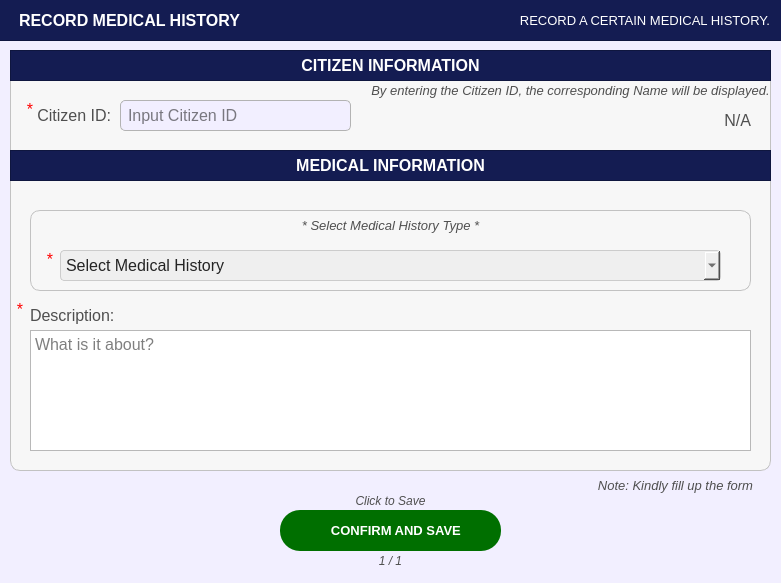
<?xml version="1.0" encoding="UTF-8"?>
<ui version="4.0">
 <class>PopUp_citizenprofileFilterOptions</class>
 <widget class="QDialog" name="PopUp_citizenprofileFilterOptions">
  <property name="geometry">
   <rect>
    <x>0</x>
    <y>0</y>
    <width>781</width>
    <height>583</height>
   </rect>
  </property>
  <property name="sizePolicy">
   <sizepolicy hsizetype="Fixed" vsizetype="Fixed">
    <horstretch>0</horstretch>
    <verstretch>0</verstretch>
   </sizepolicy>
  </property>
  <property name="palette">
   <palette>
    <active>
     <colorrole role="WindowText">
      <brush brushstyle="SolidPattern">
       <color alpha="255">
        <red>255</red>
        <green>255</green>
        <blue>255</blue>
       </color>
      </brush>
     </colorrole>
     <colorrole role="Button">
      <brush brushstyle="SolidPattern">
       <color alpha="255">
        <red>242</red>
        <green>239</green>
        <blue>255</blue>
       </color>
      </brush>
     </colorrole>
     <colorrole role="Light">
      <brush brushstyle="SolidPattern">
       <color alpha="255">
        <red>88</red>
        <green>86</green>
        <blue>150</blue>
       </color>
      </brush>
     </colorrole>
     <colorrole role="Midlight">
      <brush brushstyle="SolidPattern">
       <color alpha="255">
        <red>73</red>
        <green>71</green>
        <blue>125</blue>
       </color>
      </brush>
     </colorrole>
     <colorrole role="Dark">
      <brush brushstyle="SolidPattern">
       <color alpha="255">
        <red>29</red>
        <green>29</green>
        <blue>50</blue>
       </color>
      </brush>
     </colorrole>
     <colorrole role="Mid">
      <brush brushstyle="SolidPattern">
       <color alpha="255">
        <red>39</red>
        <green>38</green>
        <blue>67</blue>
       </color>
      </brush>
     </colorrole>
     <colorrole role="Text">
      <brush brushstyle="SolidPattern">
       <color alpha="255">
        <red>255</red>
        <green>255</green>
        <blue>255</blue>
       </color>
      </brush>
     </colorrole>
     <colorrole role="BrightText">
      <brush brushstyle="SolidPattern">
       <color alpha="255">
        <red>255</red>
        <green>255</green>
        <blue>255</blue>
       </color>
      </brush>
     </colorrole>
     <colorrole role="ButtonText">
      <brush brushstyle="SolidPattern">
       <color alpha="255">
        <red>255</red>
        <green>255</green>
        <blue>255</blue>
       </color>
      </brush>
     </colorrole>
     <colorrole role="Base">
      <brush brushstyle="SolidPattern">
       <color alpha="255">
        <red>242</red>
        <green>239</green>
        <blue>255</blue>
       </color>
      </brush>
     </colorrole>
     <colorrole role="Window">
      <brush brushstyle="SolidPattern">
       <color alpha="255">
        <red>242</red>
        <green>239</green>
        <blue>255</blue>
       </color>
      </brush>
     </colorrole>
     <colorrole role="Shadow">
      <brush brushstyle="SolidPattern">
       <color alpha="255">
        <red>16</red>
        <green>36</green>
        <blue>7</blue>
       </color>
      </brush>
     </colorrole>
     <colorrole role="AlternateBase">
      <brush brushstyle="SolidPattern">
       <color alpha="255">
        <red>29</red>
        <green>28</green>
        <blue>50</blue>
       </color>
      </brush>
     </colorrole>
     <colorrole role="ToolTipBase">
      <brush brushstyle="SolidPattern">
       <color alpha="255">
        <red>255</red>
        <green>255</green>
        <blue>220</blue>
       </color>
      </brush>
     </colorrole>
     <colorrole role="ToolTipText">
      <brush brushstyle="SolidPattern">
       <color alpha="255">
        <red>52</red>
        <green>138</green>
        <blue>46</blue>
       </color>
      </brush>
     </colorrole>
     <colorrole role="PlaceholderText">
      <brush brushstyle="SolidPattern">
       <color alpha="127">
        <red>255</red>
        <green>255</green>
        <blue>255</blue>
       </color>
      </brush>
     </colorrole>
     <colorrole role="Accent">
      <brush brushstyle="SolidPattern">
       <color alpha="255">
        <red>0</red>
        <green>255</green>
        <blue>0</blue>
       </color>
      </brush>
     </colorrole>
    </active>
    <inactive>
     <colorrole role="WindowText">
      <brush brushstyle="SolidPattern">
       <color alpha="255">
        <red>255</red>
        <green>255</green>
        <blue>255</blue>
       </color>
      </brush>
     </colorrole>
     <colorrole role="Button">
      <brush brushstyle="SolidPattern">
       <color alpha="255">
        <red>242</red>
        <green>239</green>
        <blue>255</blue>
       </color>
      </brush>
     </colorrole>
     <colorrole role="Light">
      <brush brushstyle="SolidPattern">
       <color alpha="255">
        <red>88</red>
        <green>86</green>
        <blue>150</blue>
       </color>
      </brush>
     </colorrole>
     <colorrole role="Midlight">
      <brush brushstyle="SolidPattern">
       <color alpha="255">
        <red>73</red>
        <green>71</green>
        <blue>125</blue>
       </color>
      </brush>
     </colorrole>
     <colorrole role="Dark">
      <brush brushstyle="SolidPattern">
       <color alpha="255">
        <red>29</red>
        <green>29</green>
        <blue>50</blue>
       </color>
      </brush>
     </colorrole>
     <colorrole role="Mid">
      <brush brushstyle="SolidPattern">
       <color alpha="255">
        <red>39</red>
        <green>38</green>
        <blue>67</blue>
       </color>
      </brush>
     </colorrole>
     <colorrole role="Text">
      <brush brushstyle="SolidPattern">
       <color alpha="255">
        <red>255</red>
        <green>255</green>
        <blue>255</blue>
       </color>
      </brush>
     </colorrole>
     <colorrole role="BrightText">
      <brush brushstyle="SolidPattern">
       <color alpha="255">
        <red>255</red>
        <green>255</green>
        <blue>255</blue>
       </color>
      </brush>
     </colorrole>
     <colorrole role="ButtonText">
      <brush brushstyle="SolidPattern">
       <color alpha="255">
        <red>255</red>
        <green>255</green>
        <blue>255</blue>
       </color>
      </brush>
     </colorrole>
     <colorrole role="Base">
      <brush brushstyle="SolidPattern">
       <color alpha="255">
        <red>242</red>
        <green>239</green>
        <blue>255</blue>
       </color>
      </brush>
     </colorrole>
     <colorrole role="Window">
      <brush brushstyle="SolidPattern">
       <color alpha="255">
        <red>242</red>
        <green>239</green>
        <blue>255</blue>
       </color>
      </brush>
     </colorrole>
     <colorrole role="Shadow">
      <brush brushstyle="SolidPattern">
       <color alpha="255">
        <red>16</red>
        <green>36</green>
        <blue>7</blue>
       </color>
      </brush>
     </colorrole>
     <colorrole role="AlternateBase">
      <brush brushstyle="SolidPattern">
       <color alpha="255">
        <red>29</red>
        <green>28</green>
        <blue>50</blue>
       </color>
      </brush>
     </colorrole>
     <colorrole role="ToolTipBase">
      <brush brushstyle="SolidPattern">
       <color alpha="255">
        <red>255</red>
        <green>255</green>
        <blue>220</blue>
       </color>
      </brush>
     </colorrole>
     <colorrole role="ToolTipText">
      <brush brushstyle="SolidPattern">
       <color alpha="255">
        <red>52</red>
        <green>138</green>
        <blue>46</blue>
       </color>
      </brush>
     </colorrole>
     <colorrole role="PlaceholderText">
      <brush brushstyle="SolidPattern">
       <color alpha="127">
        <red>255</red>
        <green>255</green>
        <blue>255</blue>
       </color>
      </brush>
     </colorrole>
     <colorrole role="Accent">
      <brush brushstyle="SolidPattern">
       <color alpha="255">
        <red>0</red>
        <green>255</green>
        <blue>0</blue>
       </color>
      </brush>
     </colorrole>
    </inactive>
    <disabled>
     <colorrole role="WindowText">
      <brush brushstyle="SolidPattern">
       <color alpha="255">
        <red>29</red>
        <green>29</green>
        <blue>50</blue>
       </color>
      </brush>
     </colorrole>
     <colorrole role="Button">
      <brush brushstyle="SolidPattern">
       <color alpha="255">
        <red>242</red>
        <green>239</green>
        <blue>255</blue>
       </color>
      </brush>
     </colorrole>
     <colorrole role="Light">
      <brush brushstyle="SolidPattern">
       <color alpha="255">
        <red>88</red>
        <green>86</green>
        <blue>150</blue>
       </color>
      </brush>
     </colorrole>
     <colorrole role="Midlight">
      <brush brushstyle="SolidPattern">
       <color alpha="255">
        <red>73</red>
        <green>71</green>
        <blue>125</blue>
       </color>
      </brush>
     </colorrole>
     <colorrole role="Dark">
      <brush brushstyle="SolidPattern">
       <color alpha="255">
        <red>29</red>
        <green>29</green>
        <blue>50</blue>
       </color>
      </brush>
     </colorrole>
     <colorrole role="Mid">
      <brush brushstyle="SolidPattern">
       <color alpha="255">
        <red>39</red>
        <green>38</green>
        <blue>67</blue>
       </color>
      </brush>
     </colorrole>
     <colorrole role="Text">
      <brush brushstyle="SolidPattern">
       <color alpha="255">
        <red>29</red>
        <green>29</green>
        <blue>50</blue>
       </color>
      </brush>
     </colorrole>
     <colorrole role="BrightText">
      <brush brushstyle="SolidPattern">
       <color alpha="255">
        <red>255</red>
        <green>255</green>
        <blue>255</blue>
       </color>
      </brush>
     </colorrole>
     <colorrole role="ButtonText">
      <brush brushstyle="SolidPattern">
       <color alpha="255">
        <red>29</red>
        <green>29</green>
        <blue>50</blue>
       </color>
      </brush>
     </colorrole>
     <colorrole role="Base">
      <brush brushstyle="SolidPattern">
       <color alpha="255">
        <red>242</red>
        <green>239</green>
        <blue>255</blue>
       </color>
      </brush>
     </colorrole>
     <colorrole role="Window">
      <brush brushstyle="SolidPattern">
       <color alpha="255">
        <red>242</red>
        <green>239</green>
        <blue>255</blue>
       </color>
      </brush>
     </colorrole>
     <colorrole role="Shadow">
      <brush brushstyle="SolidPattern">
       <color alpha="255">
        <red>16</red>
        <green>36</green>
        <blue>7</blue>
       </color>
      </brush>
     </colorrole>
     <colorrole role="AlternateBase">
      <brush brushstyle="SolidPattern">
       <color alpha="255">
        <red>59</red>
        <green>57</green>
        <blue>100</blue>
       </color>
      </brush>
     </colorrole>
     <colorrole role="ToolTipBase">
      <brush brushstyle="SolidPattern">
       <color alpha="255">
        <red>255</red>
        <green>255</green>
        <blue>220</blue>
       </color>
      </brush>
     </colorrole>
     <colorrole role="ToolTipText">
      <brush brushstyle="SolidPattern">
       <color alpha="255">
        <red>52</red>
        <green>138</green>
        <blue>46</blue>
       </color>
      </brush>
     </colorrole>
     <colorrole role="PlaceholderText">
      <brush brushstyle="SolidPattern">
       <color alpha="127">
        <red>29</red>
        <green>29</green>
        <blue>50</blue>
       </color>
      </brush>
     </colorrole>
     <colorrole role="Accent">
      <brush brushstyle="SolidPattern">
       <color alpha="255">
        <red>0</red>
        <green>255</green>
        <blue>0</blue>
       </color>
      </brush>
     </colorrole>
    </disabled>
   </palette>
  </property>
  <property name="cursor">
   <cursorShape>PointingHandCursor</cursorShape>
  </property>
  <property name="windowTitle">
   <string>Dialog</string>
  </property>
  <property name="styleSheet">
   <string notr="true">#PopUp_citizenprofileFilterOptions{
	background-color: #f2efff;
}</string>
  </property>
  <widget class="QFrame" name="basePopUpBodyFrame">
   <property name="geometry">
    <rect>
     <x>10</x>
     <y>50</y>
     <width>761</width>
     <height>421</height>
    </rect>
   </property>
   <property name="styleSheet">
    <string notr="true">#basePopUpBodyFrame {
	background-color: rgb(247, 247, 247);
	border: 1px solid rgb(194, 194, 194);
	border-radius: 10px;
}</string>
   </property>
   <property name="frameShape">
    <enum>QFrame::Shape::StyledPanel</enum>
   </property>
   <property name="frameShadow">
    <enum>QFrame::Shadow::Raised</enum>
   </property>
   <widget class="QFrame" name="basePopUpTitleFrame_3">
    <property name="geometry">
     <rect>
      <x>0</x>
      <y>100</y>
      <width>761</width>
      <height>31</height>
     </rect>
    </property>
    <property name="styleSheet">
     <string notr="true">#basePopUpTitleFrame_3 {
	background-color: #141c52;
}</string>
    </property>
    <property name="frameShape">
     <enum>QFrame::Shape::StyledPanel</enum>
    </property>
    <property name="frameShadow">
     <enum>QFrame::Shadow::Raised</enum>
    </property>
    <widget class="QLabel" name="label_title_3">
     <property name="geometry">
      <rect>
       <x>0</x>
       <y>0</y>
       <width>761</width>
       <height>31</height>
      </rect>
     </property>
     <property name="font">
      <font>
       <family>Arial</family>
       <pointsize>12</pointsize>
       <bold>true</bold>
      </font>
     </property>
     <property name="styleSheet">
      <string notr="true">#label_title_3{
	background-color:transparent;
	color: rgb(255, 255, 255);
}</string>
     </property>
     <property name="text">
      <string>MEDICAL INFORMATION</string>
     </property>
     <property name="alignment">
      <set>Qt::AlignmentFlag::AlignCenter</set>
     </property>
    </widget>
   </widget>
   <widget class="QLineEdit" name="record_citizenIDANDsearch">
    <property name="geometry">
     <rect>
      <x>110</x>
      <y>50</y>
      <width>231</width>
      <height>31</height>
     </rect>
    </property>
    <property name="font">
     <font>
      <family>Arial</family>
      <pointsize>12</pointsize>
     </font>
    </property>
    <property name="styleSheet">
     <string notr="true">#record_citizenIDANDsearch{
	border: 1px solid #b3b3b3;  /* Black border */
    border-radius: 5px;        /* Rounded corners */
    padding: 5px;               /* Inner spacing */
    background-color: #f2efff;  /* Gray background */
    color: #000000; 
}

</string>
    </property>
    <property name="text">
     <string/>
    </property>
    <property name="maxLength">
     <number>50</number>
    </property>
    <property name="placeholderText">
     <string>Input Citizen ID</string>
    </property>
   </widget>
   <widget class="QLabel" name="record_labelcitizenhistory_description">
    <property name="geometry">
     <rect>
      <x>20</x>
      <y>250</y>
      <width>121</width>
      <height>31</height>
     </rect>
    </property>
    <property name="font">
     <font>
      <family>Arial</family>
      <pointsize>12</pointsize>
     </font>
    </property>
    <property name="styleSheet">
     <string notr="true">#record_labelcitizenhistory_description{
	background-color:transparent;
	color:#4f4f4f;
}</string>
    </property>
    <property name="text">
     <string>Description:</string>
    </property>
    <property name="alignment">
     <set>Qt::AlignmentFlag::AlignLeading|Qt::AlignmentFlag::AlignLeft|Qt::AlignmentFlag::AlignVCenter</set>
    </property>
   </widget>
   <widget class="QLabel" name="register_labelBusinessOwnerName">
    <property name="geometry">
     <rect>
      <x>10</x>
      <y>50</y>
      <width>91</width>
      <height>31</height>
     </rect>
    </property>
    <property name="font">
     <font>
      <family>Arial</family>
      <pointsize>12</pointsize>
     </font>
    </property>
    <property name="styleSheet">
     <string notr="true">#register_labelBusinessOwnerName{
	background-color:transparent;
	color:#4f4f4f;
}</string>
    </property>
    <property name="text">
     <string>Citizen ID:</string>
    </property>
    <property name="alignment">
     <set>Qt::AlignmentFlag::AlignRight|Qt::AlignmentFlag::AlignTrailing|Qt::AlignmentFlag::AlignVCenter</set>
    </property>
   </widget>
   <widget class="QLabel" name="display_citizenFullName">
    <property name="geometry">
     <rect>
      <x>380</x>
      <y>50</y>
      <width>361</width>
      <height>41</height>
     </rect>
    </property>
    <property name="font">
     <font>
      <family>Arial</family>
      <pointsize>12</pointsize>
     </font>
    </property>
    <property name="styleSheet">
     <string notr="true">#display_citizenFullName{
	background-color:transparent;
	color:#4f4f4f;
}</string>
    </property>
    <property name="text">
     <string>N/A</string>
    </property>
    <property name="alignment">
     <set>Qt::AlignmentFlag::AlignRight|Qt::AlignmentFlag::AlignTrailing|Qt::AlignmentFlag::AlignVCenter</set>
    </property>
   </widget>
   <widget class="QFrame" name="basePopUpTitleFrame_4">
    <property name="geometry">
     <rect>
      <x>0</x>
      <y>0</y>
      <width>761</width>
      <height>31</height>
     </rect>
    </property>
    <property name="styleSheet">
     <string notr="true">#basePopUpTitleFrame_4 {
	background-color: #141c52;
}</string>
    </property>
    <property name="frameShape">
     <enum>QFrame::Shape::StyledPanel</enum>
    </property>
    <property name="frameShadow">
     <enum>QFrame::Shadow::Raised</enum>
    </property>
    <widget class="QLabel" name="label_title_4">
     <property name="geometry">
      <rect>
       <x>0</x>
       <y>0</y>
       <width>761</width>
       <height>31</height>
      </rect>
     </property>
     <property name="font">
      <font>
       <family>Arial</family>
       <pointsize>12</pointsize>
       <bold>true</bold>
      </font>
     </property>
     <property name="styleSheet">
      <string notr="true">#label_title_4{
	background-color:transparent;
	color: rgb(255, 255, 255);
}</string>
     </property>
     <property name="text">
      <string>CITIZEN INFORMATION</string>
     </property>
     <property name="alignment">
      <set>Qt::AlignmentFlag::AlignCenter</set>
     </property>
    </widget>
   </widget>
   <widget class="QPlainTextEdit" name="record_medicalhistory_description">
    <property name="geometry">
     <rect>
      <x>20</x>
      <y>280</y>
      <width>721</width>
      <height>121</height>
     </rect>
    </property>
    <property name="font">
     <font>
      <family>Arial</family>
      <pointsize>12</pointsize>
     </font>
    </property>
    <property name="styleSheet">
     <string notr="true">#record_citizenhistory_description{
	border: 1px solid #b3b3b3;  /* Black border */
    border-radius: 5px;        /* Rounded corners */
    padding: 5px;               /* Inner spacing */
    background-color: #f2efff;  /* Gray background */
    color: #000000; 
}

</string>
    </property>
    <property name="placeholderText">
     <string>What is it about?</string>
    </property>
   </widget>
   <widget class="QFrame" name="basePopUpBodyFrame_6">
    <property name="geometry">
     <rect>
      <x>20</x>
      <y>160</y>
      <width>721</width>
      <height>81</height>
     </rect>
    </property>
    <property name="styleSheet">
     <string notr="true">#basePopUpBodyFrame_6 {
	background-color: rgb(247, 247, 247);
	border: 1px solid rgb(194, 194, 194);
	border-radius: 10px;
}</string>
    </property>
    <property name="frameShape">
     <enum>QFrame::Shape::StyledPanel</enum>
    </property>
    <property name="frameShadow">
     <enum>QFrame::Shadow::Raised</enum>
    </property>
    <widget class="QLabel" name="labelNote_5">
     <property name="geometry">
      <rect>
       <x>0</x>
       <y>0</y>
       <width>721</width>
       <height>31</height>
      </rect>
     </property>
     <property name="font">
      <font>
       <family>Arial</family>
       <pointsize>10</pointsize>
       <italic>true</italic>
       <bold>false</bold>
      </font>
     </property>
     <property name="styleSheet">
      <string notr="true">#labelNote_5 {
	background-color: transparent;
	color: #4f4f4f;
}
</string>
     </property>
     <property name="text">
      <string>* Select Medical History Type *</string>
     </property>
     <property name="alignment">
      <set>Qt::AlignmentFlag::AlignCenter</set>
     </property>
    </widget>
    <widget class="QComboBox" name="register_citizen_comboBox_MedicalHistoryOption">
     <property name="geometry">
      <rect>
       <x>30</x>
       <y>40</y>
       <width>661</width>
       <height>31</height>
      </rect>
     </property>
     <property name="font">
      <font>
       <family>Arial</family>
       <pointsize>12</pointsize>
      </font>
     </property>
     <property name="styleSheet">
      <string notr="true">#register_citizen_comboBox_MedicalHistoryOption{
	background-color: rgb(239, 239, 239); /* Correct property name */
    color: #242424; /* Set text color to black for better contrast */
    border: 1px solid #ccc; /* Optional: Add a light border */
    padding: 5px; /* Optional: Add some padding */
    border-radius: 4px; /* Optional: Rounded corners */
}</string>
     </property>
     <property name="placeholderText">
      <string>Select Medical History</string>
     </property>
     <property name="duplicatesEnabled">
      <bool>false</bool>
     </property>
     <item>
      <property name="text">
       <string>None</string>
      </property>
     </item>
     <item>
      <property name="text">
       <string>Alzheimer’s</string>
      </property>
     </item>
     <item>
      <property name="text">
       <string>Asthma</string>
      </property>
     </item>
     <item>
      <property name="text">
       <string>Anemia</string>
      </property>
     </item>
     <item>
      <property name="text">
       <string>Autism Spectrum Disorder (ASD)</string>
      </property>
     </item>
     <item>
      <property name="text">
       <string>Breast Cancer</string>
      </property>
     </item>
     <item>
      <property name="text">
       <string>Colon Cancer</string>
      </property>
     </item>
     <item>
      <property name="text">
       <string>Diabetes</string>
      </property>
     </item>
     <item>
      <property name="text">
       <string>Down Syndrome</string>
      </property>
     </item>
     <item>
      <property name="text">
       <string>Hypertension (High Blood Pressure)</string>
      </property>
     </item>
     <item>
      <property name="text">
       <string>Hypotension (Low Blood Pressure)</string>
      </property>
     </item>
     <item>
      <property name="text">
       <string>Heart Disease</string>
      </property>
     </item>
     <item>
      <property name="text">
       <string>Hepatitis (A, B, or C)</string>
      </property>
     </item>
     <item>
      <property name="text">
       <string>Infertility</string>
      </property>
     </item>
     <item>
      <property name="text">
       <string>Kidney Disease</string>
      </property>
     </item>
     <item>
      <property name="text">
       <string>Leukemia</string>
      </property>
     </item>
     <item>
      <property name="text">
       <string>Migraines or Chronic Headaches</string>
      </property>
     </item>
     <item>
      <property name="text">
       <string>Malnutrition</string>
      </property>
     </item>
     <item>
      <property name="text">
       <string>Post-Traumatic Stress Disorder</string>
      </property>
     </item>
     <item>
      <property name="text">
       <string>Prostate Cancer</string>
      </property>
     </item>
     <item>
      <property name="text">
       <string>Tuberculosis</string>
      </property>
     </item>
     <item>
      <property name="text">
       <string>Ulcers (Stomach or Intestinal)</string>
      </property>
     </item>
     <item>
      <property name="text">
       <string>Schizophrenia</string>
      </property>
     </item>
     <item>
      <property name="text">
       <string>Stroke</string>
      </property>
     </item>
     <item>
      <property name="text">
       <string>Surgery</string>
      </property>
     </item>
     <item>
      <property name="text">
       <string>Urinary Tract Infections (UTIs)</string>
      </property>
     </item>
     <item>
      <property name="text">
       <string>Others</string>
      </property>
     </item>
    </widget>
    <widget class="QLabel" name="label_req_4">
     <property name="geometry">
      <rect>
       <x>10</x>
       <y>40</y>
       <width>20</width>
       <height>31</height>
      </rect>
     </property>
     <property name="font">
      <font>
       <family>Arial</family>
       <pointsize>12</pointsize>
       <bold>false</bold>
      </font>
     </property>
     <property name="styleSheet">
      <string notr="true">#label_req_4 {
	background-color: transparent;
	color: red;
}
</string>
     </property>
     <property name="text">
      <string>*</string>
     </property>
     <property name="alignment">
      <set>Qt::AlignmentFlag::AlignHCenter|Qt::AlignmentFlag::AlignTop</set>
     </property>
    </widget>
   </widget>
   <widget class="QLabel" name="labelNote_2">
    <property name="geometry">
     <rect>
      <x>360</x>
      <y>30</y>
      <width>401</width>
      <height>21</height>
     </rect>
    </property>
    <property name="font">
     <font>
      <family>Arial</family>
      <pointsize>10</pointsize>
      <italic>true</italic>
      <bold>false</bold>
     </font>
    </property>
    <property name="styleSheet">
     <string notr="true">#labelNote_2 {
	background-color: transparent;
	color: #4f4f4f;
}
</string>
    </property>
    <property name="text">
     <string>By entering the Citizen ID, the corresponding Name will be displayed.</string>
    </property>
    <property name="alignment">
     <set>Qt::AlignmentFlag::AlignCenter</set>
    </property>
   </widget>
   <widget class="QLabel" name="label_req_3">
    <property name="geometry">
     <rect>
      <x>10</x>
      <y>50</y>
      <width>20</width>
      <height>31</height>
     </rect>
    </property>
    <property name="font">
     <font>
      <family>Arial</family>
      <pointsize>12</pointsize>
      <bold>false</bold>
     </font>
    </property>
    <property name="styleSheet">
     <string notr="true">#label_req_3 {
	background-color: transparent;
	color: red;
}
</string>
    </property>
    <property name="text">
     <string>*</string>
    </property>
    <property name="alignment">
     <set>Qt::AlignmentFlag::AlignHCenter|Qt::AlignmentFlag::AlignTop</set>
    </property>
   </widget>
   <widget class="QLabel" name="label_req_5">
    <property name="geometry">
     <rect>
      <x>0</x>
      <y>250</y>
      <width>20</width>
      <height>31</height>
     </rect>
    </property>
    <property name="font">
     <font>
      <family>Arial</family>
      <pointsize>12</pointsize>
      <bold>false</bold>
     </font>
    </property>
    <property name="styleSheet">
     <string notr="true">#label_req_5 {
	background-color: transparent;
	color: red;
}
</string>
    </property>
    <property name="text">
     <string>*</string>
    </property>
    <property name="alignment">
     <set>Qt::AlignmentFlag::AlignHCenter|Qt::AlignmentFlag::AlignTop</set>
    </property>
   </widget>
  </widget>
  <widget class="QFrame" name="basePopUpTitleFrame">
   <property name="geometry">
    <rect>
     <x>-1</x>
     <y>-10</y>
     <width>791</width>
     <height>51</height>
    </rect>
   </property>
   <property name="styleSheet">
    <string notr="true">#basePopUpTitleFrame {
	background-color: #141c52;
}</string>
   </property>
   <property name="frameShape">
    <enum>QFrame::Shape::StyledPanel</enum>
   </property>
   <property name="frameShadow">
    <enum>QFrame::Shadow::Raised</enum>
   </property>
   <widget class="QLabel" name="label_titleFilterOptions">
    <property name="geometry">
     <rect>
      <x>20</x>
      <y>10</y>
      <width>251</width>
      <height>41</height>
     </rect>
    </property>
    <property name="font">
     <font>
      <family>Arial</family>
      <pointsize>12</pointsize>
      <bold>true</bold>
     </font>
    </property>
    <property name="styleSheet">
     <string notr="true">#label_titleFilterOptions {
	background-color: transparent;
	color: #FFFFFF;
}
</string>
    </property>
    <property name="text">
     <string>RECORD MEDICAL HISTORY</string>
    </property>
    <property name="alignment">
     <set>Qt::AlignmentFlag::AlignLeading|Qt::AlignmentFlag::AlignLeft|Qt::AlignmentFlag::AlignVCenter</set>
    </property>
   </widget>
   <widget class="QLabel" name="filteroptions_label">
    <property name="geometry">
     <rect>
      <x>420</x>
      <y>10</y>
      <width>351</width>
      <height>41</height>
     </rect>
    </property>
    <property name="font">
     <font>
      <family>Arial</family>
      <pointsize>10</pointsize>
      <bold>false</bold>
     </font>
    </property>
    <property name="styleSheet">
     <string notr="true">#filteroptions_label {
	background-color: transparent;
	color: #FFFFFF;
}
</string>
    </property>
    <property name="text">
     <string>RECORD A CERTAIN MEDICAL HISTORY.</string>
    </property>
    <property name="alignment">
     <set>Qt::AlignmentFlag::AlignRight|Qt::AlignmentFlag::AlignTrailing|Qt::AlignmentFlag::AlignVCenter</set>
    </property>
   </widget>
  </widget>
  <widget class="QLabel" name="progress">
   <property name="geometry">
    <rect>
     <x>280</x>
     <y>550</y>
     <width>221</width>
     <height>21</height>
    </rect>
   </property>
   <property name="font">
    <font>
     <family>Arial</family>
     <pointsize>9</pointsize>
     <italic>true</italic>
     <bold>false</bold>
    </font>
   </property>
   <property name="styleSheet">
    <string notr="true">#progress {
	background-color: transparent;
	color: #4f4f4f;
}
</string>
   </property>
   <property name="text">
    <string>1 / 1</string>
   </property>
   <property name="alignment">
    <set>Qt::AlignmentFlag::AlignCenter</set>
   </property>
  </widget>
  <widget class="QPushButton" name="record_buttonConfirmMedicalHistory_SaveForm">
   <property name="geometry">
    <rect>
     <x>280</x>
     <y>510</y>
     <width>221</width>
     <height>41</height>
    </rect>
   </property>
   <property name="font">
    <font>
     <family>Arial</family>
     <pointsize>10</pointsize>
     <bold>true</bold>
    </font>
   </property>
   <property name="cursor">
    <cursorShape>PointingHandCursor</cursorShape>
   </property>
   <property name="styleSheet">
    <string notr="true">#record_buttonConfirmMedicalHistory_SaveForm {
    background-color: #006f00;
    color: white;
    border-radius: 20px;
    padding: 10px; /* Optional: Adjusts spacing inside the button */
}
#record_buttonConfirmMedicalHistory_SaveForm:hover {
    background-color: #00a600; /* Slightly lighter blue when hovered */
}
#record_buttonConfirmMedicalHistory_SaveForm:pressed {
    background-color: #005d00; /* Darker blue when clicked */
}</string>
   </property>
   <property name="text">
    <string>   CONFIRM AND SAVE</string>
   </property>
   <property name="icon">
    <iconset>
     <normaloff>../../../Assets/FuncIcons/icon_confirm.svg</normaloff>../../../Assets/FuncIcons/icon_confirm.svg</iconset>
   </property>
   <property name="iconSize">
    <size>
     <width>30</width>
     <height>30</height>
    </size>
   </property>
  </widget>
  <widget class="QLabel" name="notenote">
   <property name="geometry">
    <rect>
     <x>0</x>
     <y>490</y>
     <width>781</width>
     <height>21</height>
    </rect>
   </property>
   <property name="font">
    <font>
     <family>Arial</family>
     <pointsize>9</pointsize>
     <italic>true</italic>
     <bold>false</bold>
    </font>
   </property>
   <property name="styleSheet">
    <string notr="true">#notenote {
	background-color: transparent;
	color: #4f4f4f;
}
</string>
   </property>
   <property name="text">
    <string>Click to Save</string>
   </property>
   <property name="alignment">
    <set>Qt::AlignmentFlag::AlignCenter</set>
   </property>
  </widget>
  <widget class="QLabel" name="labelNote">
   <property name="geometry">
    <rect>
     <x>580</x>
     <y>470</y>
     <width>191</width>
     <height>31</height>
    </rect>
   </property>
   <property name="font">
    <font>
     <family>Arial</family>
     <pointsize>10</pointsize>
     <italic>true</italic>
     <bold>false</bold>
    </font>
   </property>
   <property name="styleSheet">
    <string notr="true">#labelNote {
	background-color: transparent;
	color: #4f4f4f;
}
</string>
   </property>
   <property name="text">
    <string>Note: Kindly fill up the form</string>
   </property>
   <property name="alignment">
    <set>Qt::AlignmentFlag::AlignCenter</set>
   </property>
  </widget>
 </widget>
 <resources/>
 <connections/>
</ui>
